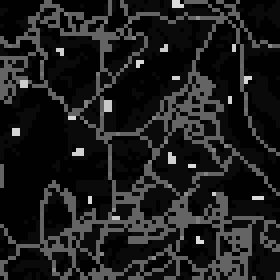
#> input picture installer_and_instances/map.tiff, 70 x 70 px (shown 4 times larger)
$ python generate_instance.py
#> lines starting #> are read from the running program, lines starting #| are printed output that depends on the picture
### installer_and_instances/input_data.py
from PIL import Image
import numpy as np

# ################################ INPUT DATA #################################

tif_image = Image.open("map.tiff")
#> tif_image is the input picture: PIL image 70x70 F; min 1, max 220, mean 29.9
tif_matrix = np.array(tif_image)

# instance_name = "instance_70x70"

instance_name = "instance_40x40"
tif_matrix = tif_matrix[0:40, 0:40]
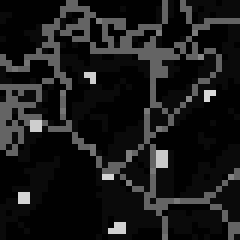
#> tif_matrix: shape (40, 40) float32 (shown 6 times larger); min 1, max 216, mean 26.2

# print(tif_matrix)


# return the type of a cell as a function of its value
def cell_type(v):
    v = int(v)
    if v == 1:
        return "habitat"
    if v == 10:
        return "field"
    if v == 100:
        return "road"
    if 100 < v < 200:
        return "wildlife crossing"
    if 200 < v:
        return "land acquisition"
    raise ValueError(f"Unknown cell value '{v}'")


# return the option_id of a cell as a function of its value
def cell_option_id(v):
    v = int(v)
    if 100 < v < 200:
        return str(v)
    if 200 < v:
        return str(v)
    return None


colors = {
    "habitat": (64, 192, 64),
    "field": (192, 255, 0),
    "road": (255, 128, 0),
    "wildlife crossing": (64, 128, 255),
    "land acquisition": (192, 128, 192),
}
quality_map = {
    "habitat": 1,
    "field": 0,
    "road": 0,
    "wildlife crossing": 0,
    "land acquisition": 0,
}
probability_map = {
    "habitat": 1,
    "field": 0.98,
    "road": 0.8,
    "wildlife crossing": 0.8,
    "land acquisition": 0.98,
}
quality_gain_map = {"wildlife crossing": 0, "land acquisition": 1}
improved_probability_map = {"wildlife crossing": 0.95, "land acquisition": 0.995}
cell_cost = {"wildlife crossing": 1, "land acquisition": 0.2}

### installer_and_instances/generate_instance.py
from PIL import Image
import csv
import math
import matplotlib.pyplot as plt
import matplotlib.patches as mpatches
import numpy as np
import os

import input_data

# ################################ PRINT IMAGE ################################

os.makedirs(input_data.instance_name, exist_ok=True)

(width, height) = input_data.tif_matrix.shape
img = Image.new("RGB", (width, height))
#> img: PIL image 40x40 RGB; every value is 0
pixels = img.load()
for idx, value in np.ndenumerate(input_data.tif_matrix):
    (y, x) = idx
    pixels[x, y] = input_data.colors[input_data.cell_type(value)]

fig, ax = plt.subplots(figsize=(16, 16))
ax.imshow(img)

legend_patches = [
    mpatches.Patch(color=np.array(color) / 255, label=color_id, ec=(0.5, 0.5, 0.5))
    for color_id, color in input_data.colors.items()
]
ax.legend(
    handles=legend_patches,
    fontsize=40,
    loc="lower left",
    framealpha=0.9,
    bbox_to_anchor=(1, 0),
)
ax.set_xticks([])
ax.set_yticks([])

plt.tight_layout()
plt.savefig(f"{input_data.instance_name}/{input_data.instance_name}.png")
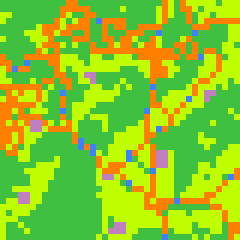
#> shown: shape (40, 40, 3) (shown 6 times larger); mean R, G, B 140.8, 199.6, 37

# ################################ PRINT FILES ################################

def readCSVDict(file_name, id_column="id", delimiter=","):
    file = csv.DictReader(open(file_name), delimiter=delimiter)
    d = {}
    for row in file:
        d[row[id_column]] = row
    return d


def writeCSV(file_name, columns):
    file_path = file_name
    file = open(file_path, "w")
    file.write(columns + "\n")
    return file

vertices_csv = writeCSV(f"{input_data.instance_name}/vertices.csv", "id,quality,x,y")
arcs_csv = writeCSV(f"{input_data.instance_name}/arcs.csv", "id,from,to,probability")


def add_vertex(id, quality, x, y):
    vertices_csv.write(f"{id},{quality},{x},{y}\n")


def add_arc(arc_id, source_id, target_id, probability):
    arcs_csv.write(f"{arc_id},{source_id},{target_id},{probability}\n")


offset_for_display = 0.33

(width, height) = input_data.tif_matrix.shape
for idx, value in np.ndenumerate(input_data.tif_matrix):
    (y, x) = idx
    id = f"{x}:{y}"
    quality = input_data.quality_map[input_data.cell_type(value)]
    probability = input_data.probability_map[input_data.cell_type(value)]

    add_vertex(id, quality, x, y)
    add_vertex(f"{id}_in", 0, x - offset_for_display, y - offset_for_display)
    add_vertex(f"{id}_out", 0, x + offset_for_display, y + offset_for_display)

    add_arc(f"{id}_in_arc", f"{id}_in", id, math.sqrt(probability))
    add_arc(f"{id}_out_arc", id, f"{id}_out", math.sqrt(probability))

    for to_x, to_y in [(x - 1, y), (x + 1, y), (x, y - 1), (x, y + 1)]:
        if 0 <= to_x < width and 0 <= to_y < height:
            to_id = f"{to_x}:{to_y}"
            arc_id = f"{id}_to_{to_id}"
            add_arc(arc_id, f"{id}_out", f"{to_id}_in", 1)

vertices_csv.close()
arcs_csv.close()

options_csv = writeCSV(f"{input_data.instance_name}/options.csv", "id,cost")
vertex_options_csv = writeCSV(
    f"{input_data.instance_name}/vertices_improvements.csv", "vertex_id,option_id,quality_gain"
)
arc_options_csv = writeCSV(
    f"{input_data.instance_name}/arcs_improvements.csv", "arc_id,option_id,improved_probability"
)


def add_option(option_id, cost):
    options_csv.write(f"{option_id},{cost}\n")


def add_vertex_option(vertex_id, option_id, quality_gain):
    vertex_options_csv.write(f"{vertex_id},{option_id},{quality_gain}\n")


def add_arc_option(arc_id, option_id, improved_prob):
    arc_options_csv.write(f"{arc_id},{option_id},{improved_prob}\n")


options = {}

for idx, value in np.ndenumerate(input_data.tif_matrix):
    (y, x) = idx
    id = f"{x}:{y}"
    value = int(value)
    cell_t = input_data.cell_type(value)
    cell_option = input_data.cell_option_id(value)
    if cell_option is None:
        continue

    if cell_option not in options:
        options[cell_option] = 0
    options[cell_option] += input_data.cell_cost[cell_t]

    quality_gain = input_data.quality_gain_map[cell_t]
    improved_prob = input_data.improved_probability_map[cell_t]

    if quality_gain > 0:
        add_vertex_option(id, value, quality_gain)

    if improved_prob > input_data.probability_map[cell_t]:
        add_arc_option(f"{id}_in_arc", value, math.sqrt(improved_prob))
        add_arc_option(f"{id}_out_arc", value, math.sqrt(improved_prob))

for id, cost in options.items():
    add_option(id, cost)

options_csv.close()
vertex_options_csv.close()
arc_options_csv.close()


instance_file = open(f"{input_data.instance_name}/instance.json", "w")
instance_file.write("""{
    "options": {
        "csv_file": "options.csv"
    },
    "cases": {
        "squirrel": {
            "vertices": {
                "csv_file": "vertices.csv"
            },
            "arcs": {
                "csv_file": "arcs.csv"
            },
            "vertices_improvements": {
                "csv_file": "vertices_improvements.csv"
            },
            "arcs_improvements": {
                "csv_file": "arcs_improvements.csv"
            }
        }
    },
    "criterion": "squirrel"
}""")
instance_file.close()
